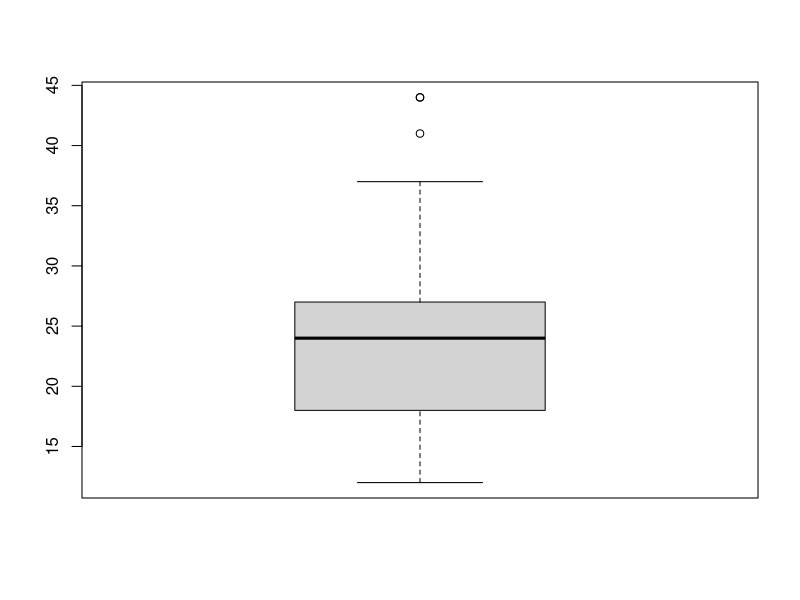
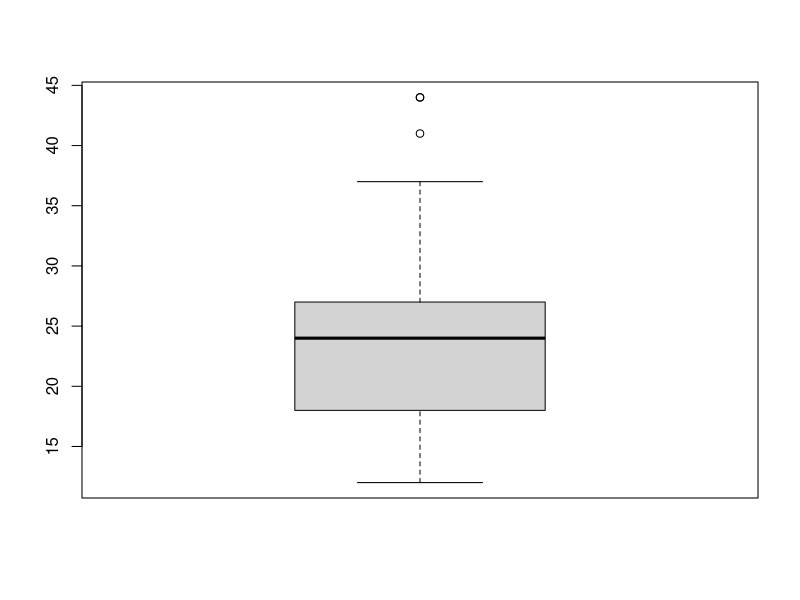
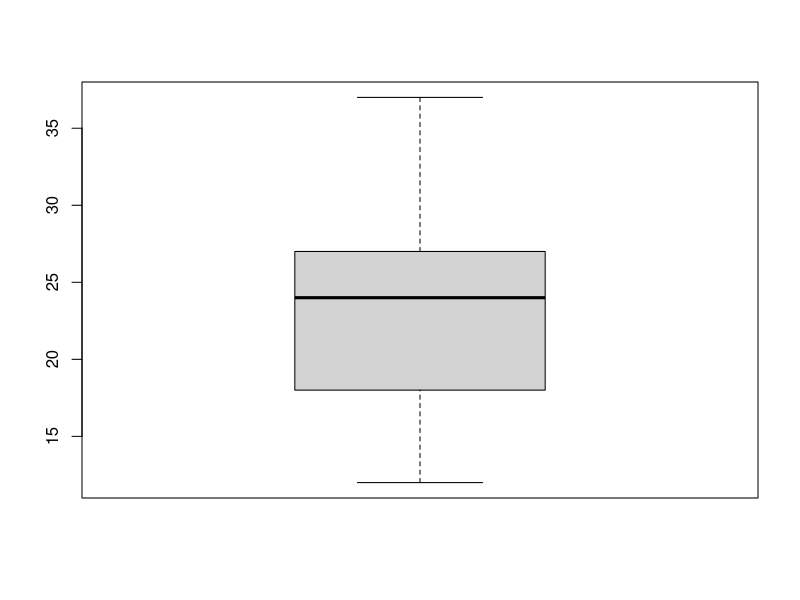
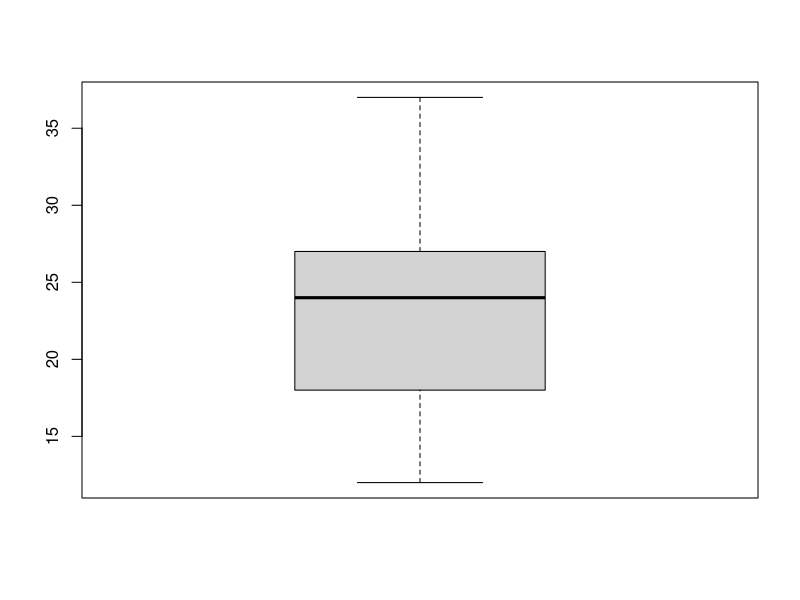
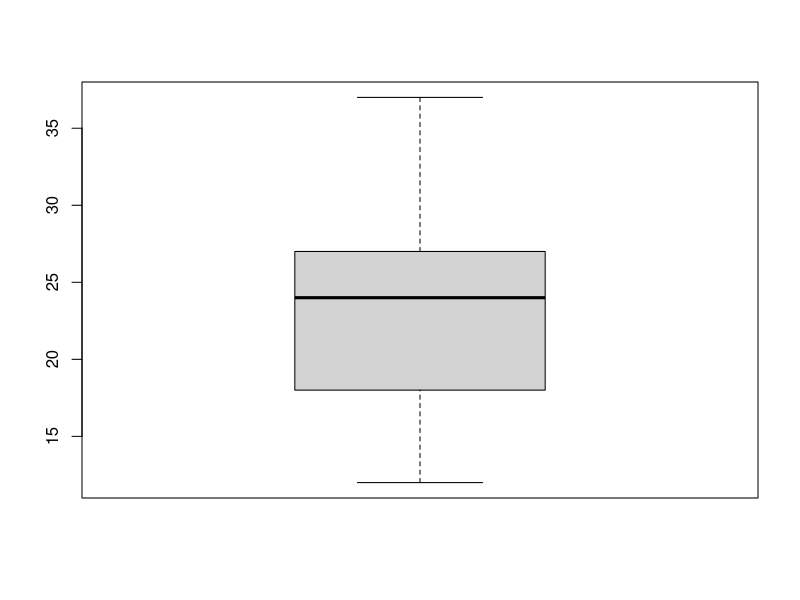
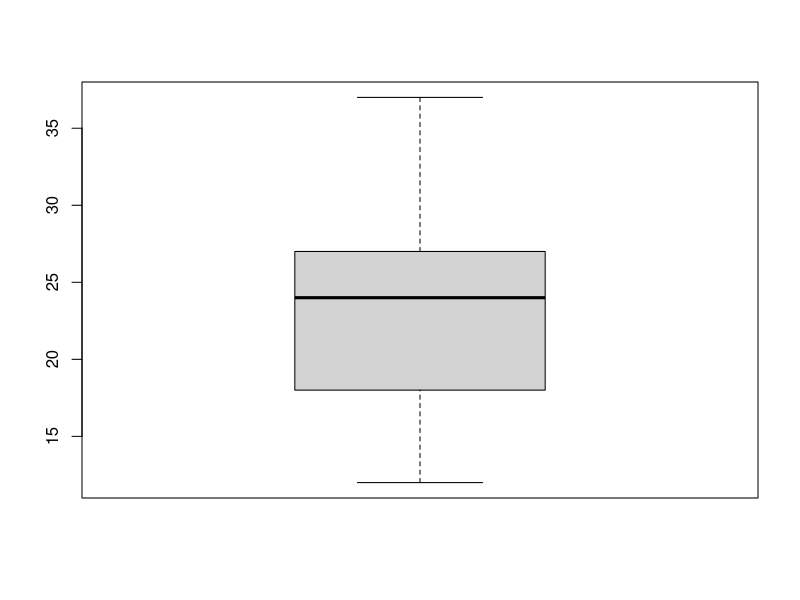
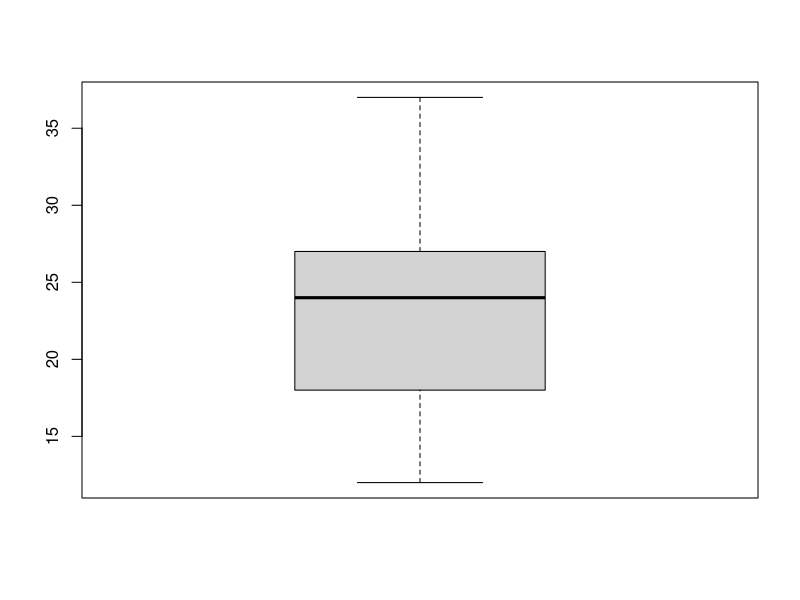
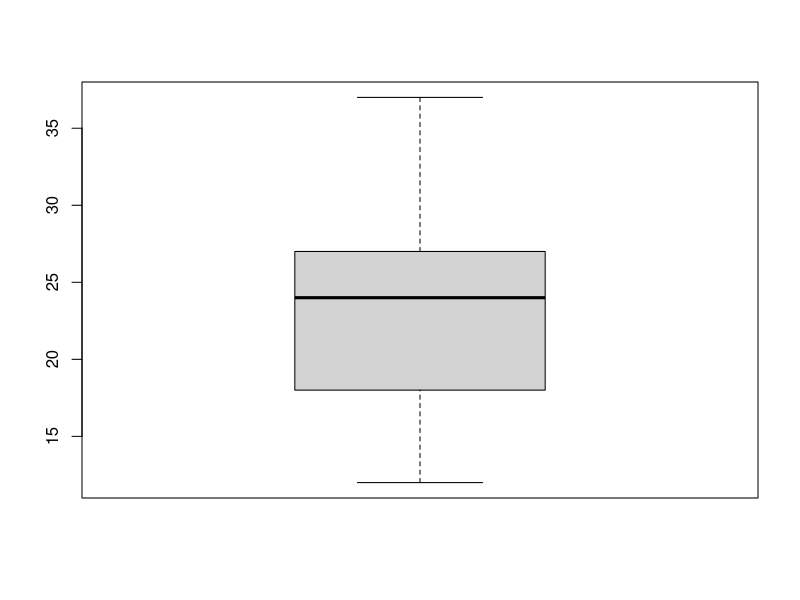

Generate these figures, in order, with R:
# 07-2 이상한 데이터를 찾아라! - 이상치 정제하기기
rm(list = ls())
library(dplyr)
library(ggplot2)

# 이상치 제거하기-존재할 수 없는 값
# 자료
outlier <- data.frame(sex=c(1,2,1,3,2,1),
                      score=c(5,4,3,4,2,6))
# 이상치 확인하기
table(outlier$sex)
table(outlier$score)
# 이상치 처리하기
outlier$sex <- ifelse(outlier$sex == 3, NA, outlier$sex)
outlier$score <- ifelse(outlier$score > 5, NA, outlier$score)
outlier %>% 
  filter(!is.na(outlier$sex) & !is.na(outlier$score)) %>% 
  group_by(sex) %>% 
  summarise(score_mean=mean(score))
  

# 극단치 제거하기-극단적인 값
# 자료
mpg <- as.data.frame(ggplot2::mpg)
boxplot(mpg$hwy)
# 통계량 출력
boxplot(mpg$hwy)$stat
# 결측 처리하기
mpg$hwy <- ifelse(mpg$hwy <12 | mpg$hwy >37, NA, mpg$hwy)
table(is.na(mpg))
mpg %>% 
  group_by(drv) %>% 
  summarise(hwy_mean=mean(hwy,na.rm=T))

str(boxplot(mpg$hwy))
names(boxplot(mpg$hwy))
boxplot(mpg$hwy)$stat
boxplot(mpg$hwy)$n
boxplot(mpg$hwy)$conf
boxplot(mpg$hwy)$out
boxplot(mpg$hwy)$group
boxplot(mpg$hwy)$names

?boxplot
# test
mpg <- as.data.frame(ggplot2::mpg)
mpg[c(10,14,58,93), "drv"] <- "k"
mpg[c(29,43,129,203), "cty"] <- c(3,4,39,42)
# Q1
table(mpg$drv)
mpg$drv <- ifelse(mpg$drv %in% c("4", "f", "r"), mpg$drv, NA)
table(mpg$drv)
table(is.na(mpg$drv))
# Q2
boxplot(mpg$cty)
boxplot(mpg$cty)$stat
mpg$cty <- ifelse(mpg$cty < 9 | mpg$cty > 26, NA, mpg$cty)
boxplot(mpg$cty)
table(is.na(mpg$cty))
# Q3
mpg %>% 
  filter(!is.na(drv) & !is.na(cty)) %>% 
  group_by(drv) %>% 
  summarise(cty_mean=mean(cty))
